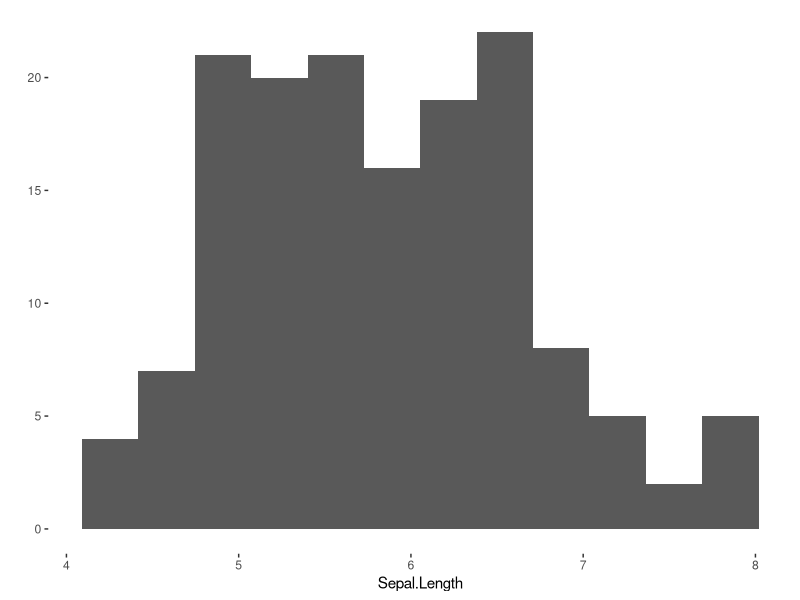
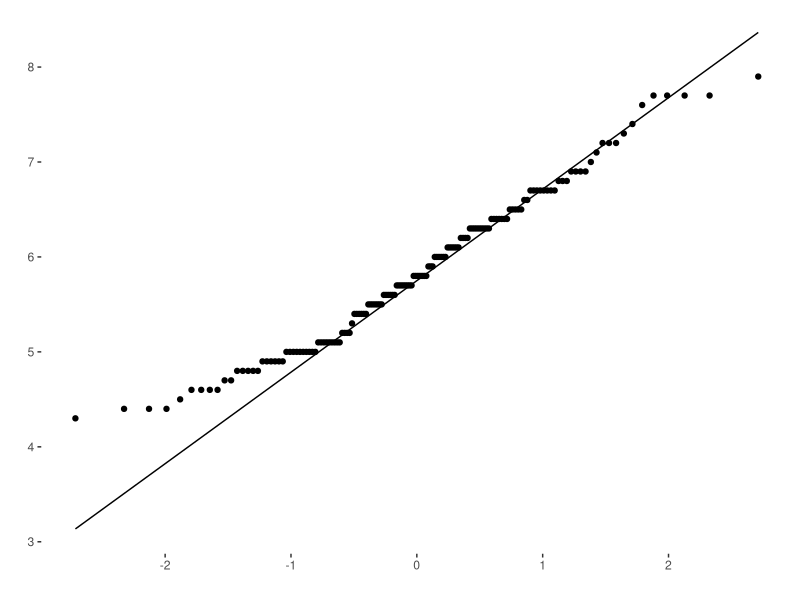

Reproduce these figures in R, in order.
## ---- chunk 1

#---------- RSTUDIO STARTER V 2.0  --------------#
#                    -Prepared with care by  AM ;D
                
                                                                          
knitr::opts_chunk$set(echo = TRUE, 
                      message = FALSE, 
                      warning = FALSE)      
library(tidyverse)                
library(ggthemes)                    

theme_set(theme_tufte() +                                     
  theme(text=element_text(family="sans")))  

#------------------------------------------------#
## ---- chunk 2
(28 - 21)/6
## ---- chunk 3
(1320 - 1100)/200
## ---- chunk 4
# zscore

(28-21)/.5
## ---- chunk 5
(66-64)/2.4

## ---- chunk 6
# use cdf, pnorm

pnorm(.83333, 0, 1)


## ---- chunk 7
pnorm(.83333)
## ---- chunk 8
pnorm(66, 64, 2.4)
## ---- chunk 9
# z scores

# x = 65

(65-69)/2.7
## ---- chunk 10
(70-69)/2.7
## ---- chunk 11
pnorm(.37)-pnorm(-1.481)
## ---- chunk 12
#rmember, cdf always shows area to the left.  

# for right, do 1-

1-pnorm(75, 64, 2.4)
## ---- chunk 13
iris %>% head
## ---- chunk 14
qplot(Sepal.Length, data = iris, bins=12)
## ---- chunk 15

qplot(data=iris, sample=Sepal.Length, geom="qq")+geom_qq_line()
